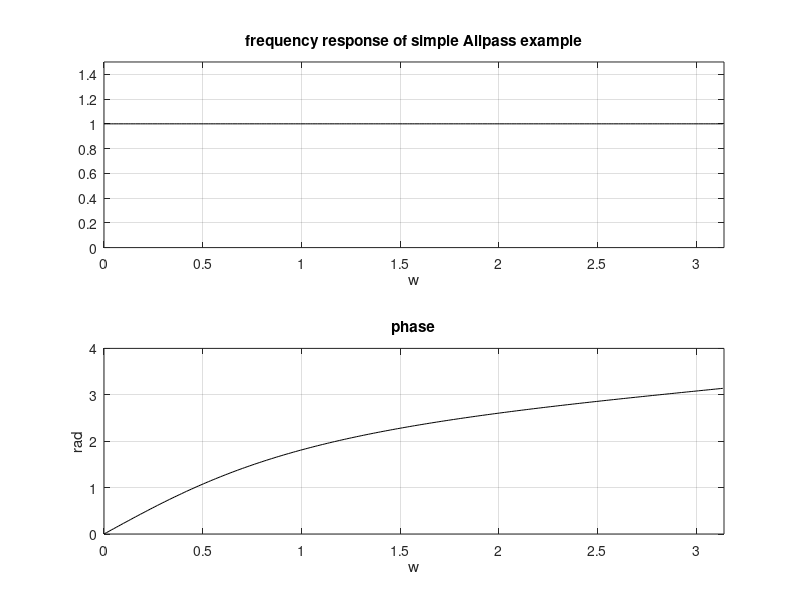

Recreate this plot in MATLAB.
% Simple Allpass filter example
a=0.4;
w=0:(2*pi/511):pi;
Anum=[1 -a];
Aden=[-a 1];
G=freqz(Anum,Aden,w);

%display
figure(1)
subplot(2,1,1)
plot(w,abs(G),'k'); grid;
axis([0 pi 0 1.5]);
title('frequency response of simple Allpass example');
xlabel('w');
subplot(2,1,2)
plot(w,angle(G),'k'); grid;
axis([0 pi 0 4]);
title('phase');
xlabel('w'); ylabel('rad')
